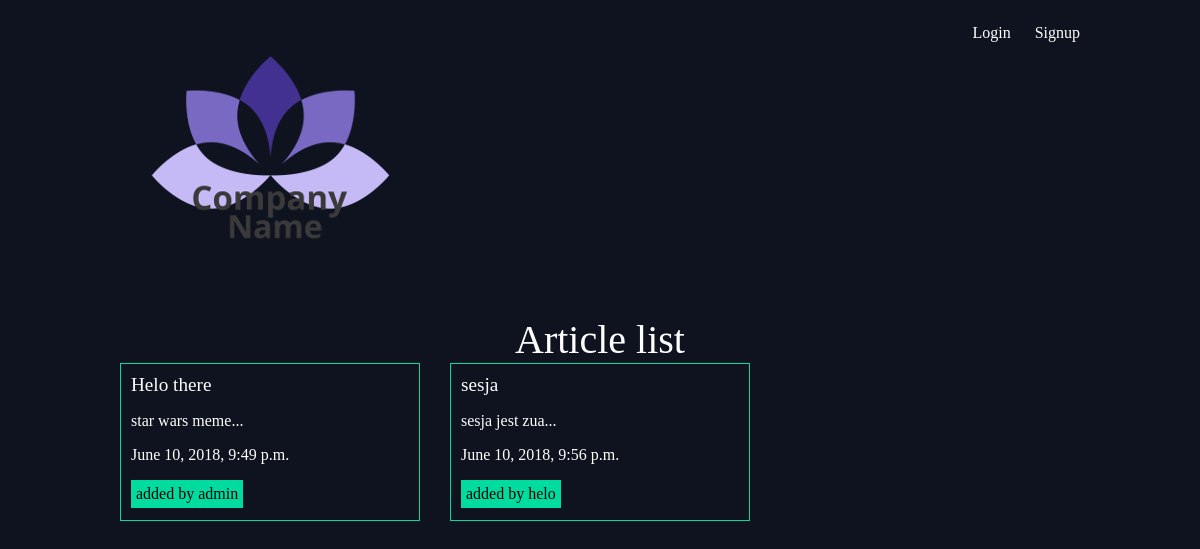
The page /articles/ on the database as committed earlier.
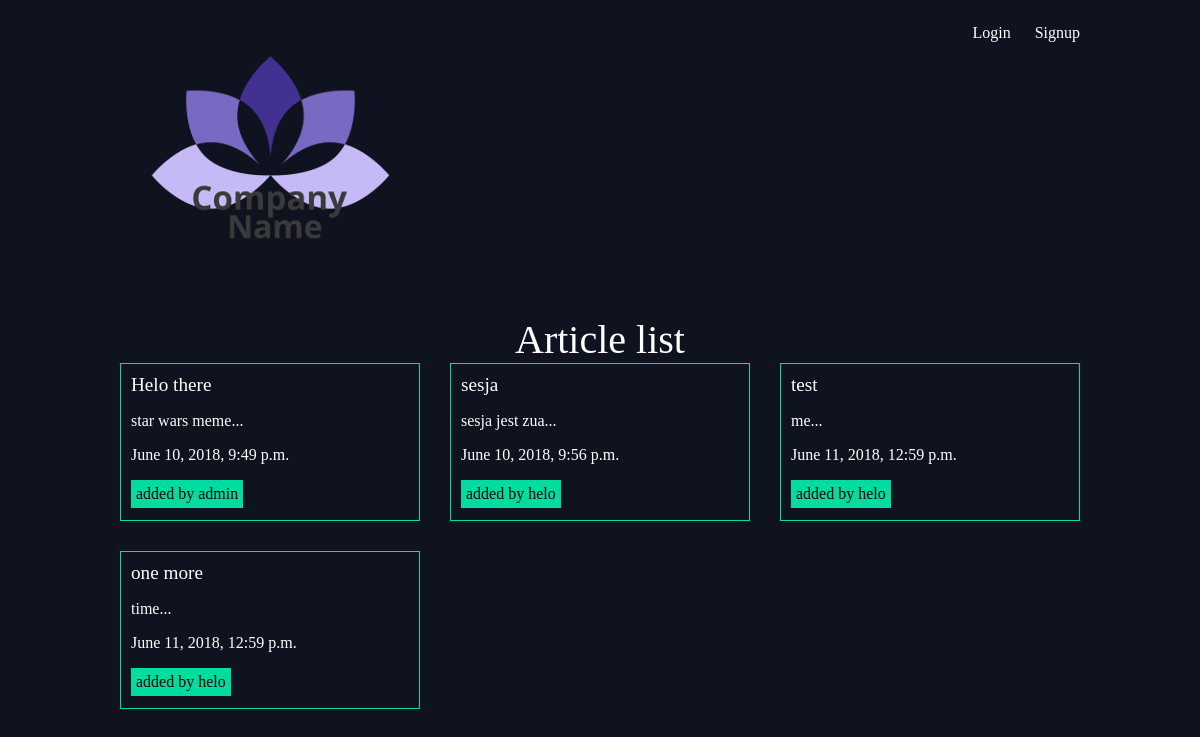
The same page on the database as committed later.
### articles/models.py (models this page shows, shortened)
class Article(models.Model):
    title = models.CharField(max_length = 100)
    slug = models.SlugField()
    body = models.TextField()
    date = models.DateTimeField(auto_now_add=True)
    thumb = models.ImageField(default = 'default.png', blank = True)
    author = models.ForeignKey(User, on_delete=models.CASCADE, default=None)
    def snippet(self):
        return self.body[:30] + '...'

### articles/views.py (the view)
# urls.py: path('',views.article_list, name="list"),
def article_list(request):
    articles = Article.objects.all().order_by('date')
    return render(request,'articles/article_list.html',{'articles':articles})

### articles/templates/articles/article_list.html
{% extends 'base_layout.html' %}
{% block content %}
        <h1>Article list</h1>
        <div class="articles">
            {% for article in articles %}
            <div class="article">
                <h2><a href ="{% url 'articles:detail' slug=article.slug %}">{{article.title}}</a></h2>
                <p>{{article.snippet}}</p>
                <p>{{article.date}}</p>
                <p class="author">added by {{ article.author.username }}</p>
            </div>
            {% endfor %}
        </div>
{% endblock %}

Rows that differ between the two databases and show on the page:
added Article: title "test", snippet "me...", date "June 11, 2018, 12:59 p.m.", author.username "helo"
added Article: title "one more", snippet "time...", date "June 11, 2018, 12:59 p.m.", author.username "helo"
